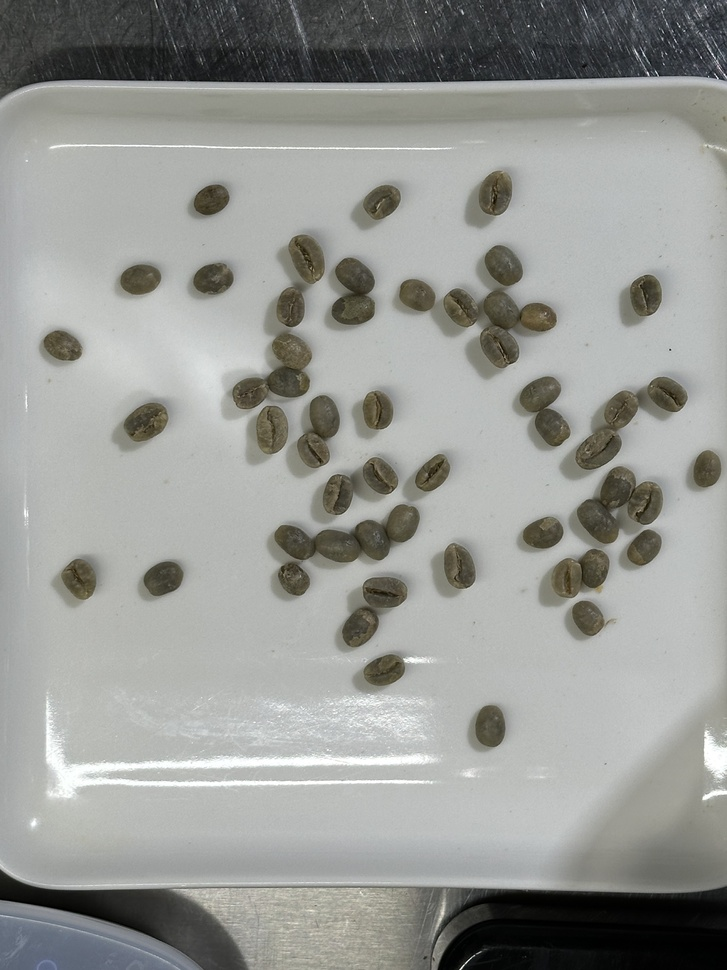
#> input picture crop_coffee_beans/good_coffee_beans.jpeg, 727 x 970 px, shrunk from 3456 x 4608 before the run
$ jupyter execute 'try_use_OpenCV .ipynb'
#> lines starting #> are read from the running program, lines starting #| are printed output that depends on the picture; after the words box and inside, x2 and y2 are one past the last pixel; in counts of white or black regions, pixels touching at a corner belong together
[cell 1]
import cv2
import numpy as np
import os
from matplotlib import pyplot as plt

# 讀取圖片
image_path = "good_coffee_beans.jpeg"
image = cv2.imread(image_path)
#> image is the input picture: shape (970, 727, 3); mean B, G, R 148.6, 152.4, 151

# 轉換為灰階
gray = cv2.cvtColor(image, cv2.COLOR_BGR2GRAY)

# 使用高斯模糊來降低噪聲
blurred = cv2.GaussianBlur(gray, (11, 11), 0)
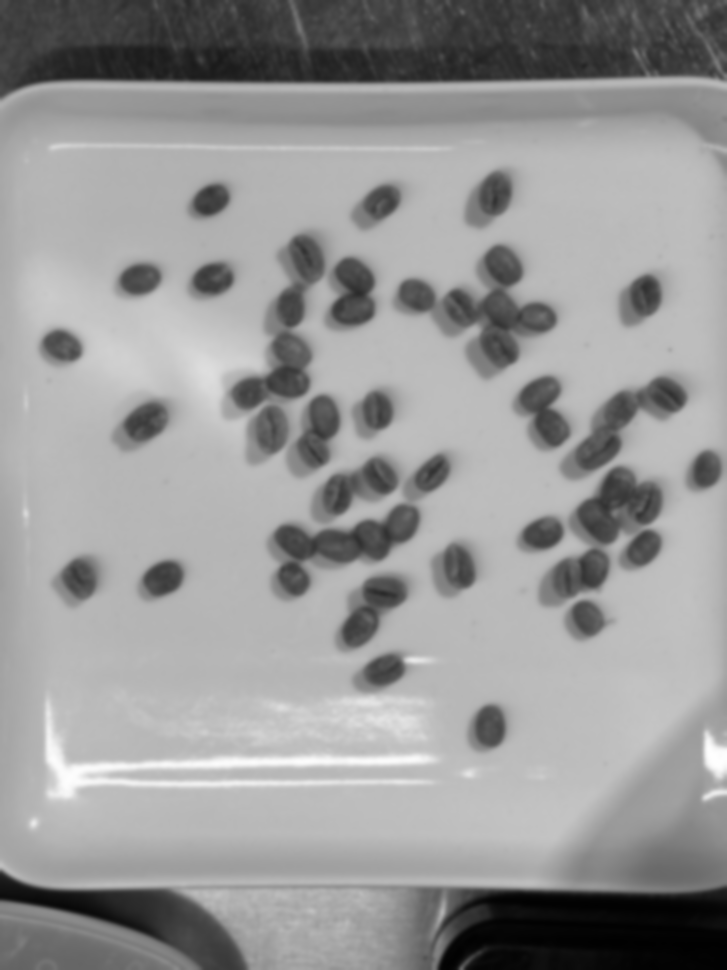
#> blurred: shape (970, 727); min 1, max 255, mean 151.5

# 二值化處理（使用 Otsu 門檻處理）
_, binary = cv2.threshold(blurred, 0, 255, cv2.THRESH_BINARY_INV + cv2.THRESH_OTSU)
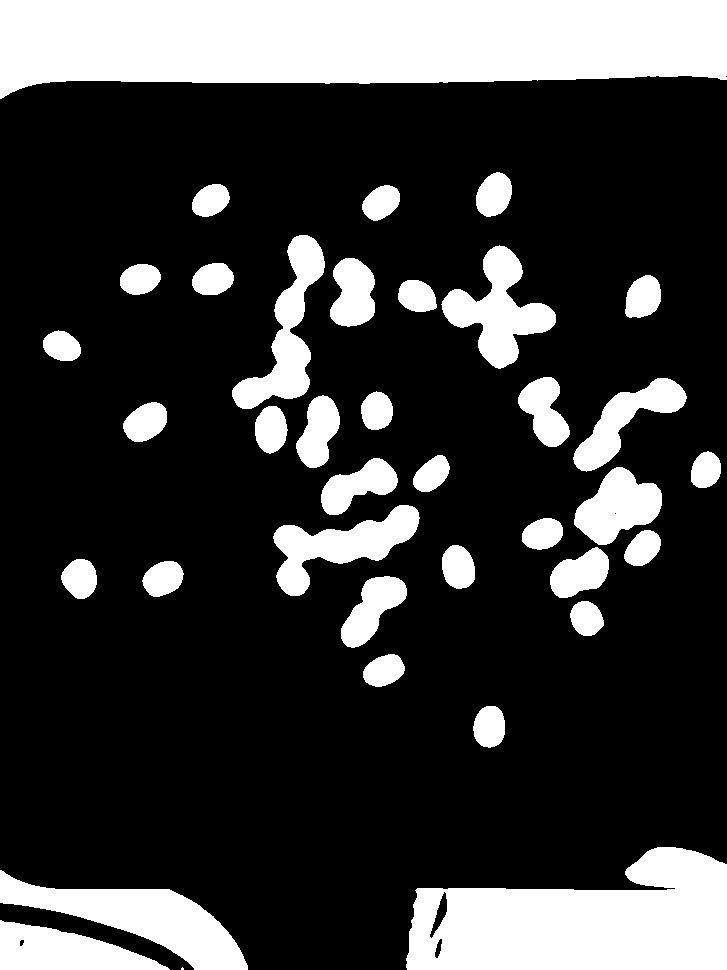
#> binary: shape (970, 727); 23.2% white; 37 white regions (1 under 20 px)

# 找出輪廓
contours, _ = cv2.findContours(binary, cv2.RETR_EXTERNAL, cv2.CHAIN_APPROX_SIMPLE)
#> contours = 37 contours, 1 with area under 20; largest, box (x1, y1, x2, y2) and area: (0, 0, 727, 99) 58572, (406, 847, 727, 970) 28494, (0, 870, 248, 970) 9398, (441, 245, 556, 369) 5831, (232, 235, 325, 409) 5478

# 建立一個資料夾來存放裁切的咖啡豆圖片
output_folder = "corp"
os.makedirs(output_folder, exist_ok=True)

# 繪製輪廓並裁切每顆咖啡豆
bean_images = []
for i, contour in enumerate(contours):
    x, y, w, h = cv2.boundingRect(contour)
    if w > 10 and h > 10:  # 過濾掉過小的雜訊
        bean_crop = image[y:y+h, x:x+w]
        bean_images.append(bean_crop)
        bean_path = os.path.join(output_folder, f"bean_{i}.jpg")
        cv2.imwrite(bean_path, bean_crop)
#> this loop made 37 passes
#> (x, y, w, h) on passes 1 to 12: (181, 967, 3, 3), (0, 920, 170, 50), (0, 870, 248, 100), (406, 847, 321, 123), (473, 706, 32, 42), (363, 654, 42, 33), (570, 601, 34, 35), (341, 576, 66, 72), (142, 561, 42, 36), (61, 559, 36, 40), (550, 547, 59, 51), (442, 545, 33, 44)
#> pass 2, `bean_crop = image[y:y+h, x:x+w]`:
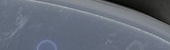
#> bean_crop: shape (50, 170, 3); mean B, G, R 120.6, 108.4, 101.2
#> pass 3, `bean_crop = image[y:y+h, x:x+w]`:
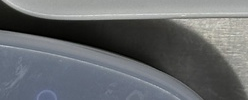
#> bean_crop: shape (100, 248, 3); mean B, G, R 109.1, 106.4, 103.3
#> after the loop, bean_images = 36 items

# 顯示部分裁切結果
num_display = min(10, len(bean_images))  # 顯示最多 10 顆
#> num_display = 10
fig, axes = plt.subplots(1, num_display, figsize=(15, 5))
for idx in range(num_display):
    axes[idx].imshow(cv2.cvtColor(bean_images[idx], cv2.COLOR_BGR2RGB))
    axes[idx].axis("off")
plt.show()
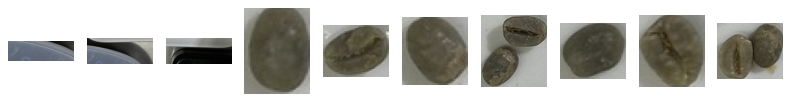
#> figure drawn by matplotlib, 10 panels

# 回傳所有裁切後的圖片路徑
bean_paths = [os.path.join(output_folder, f"bean_{i}.jpg") for i in range(len(bean_images))]
bean_paths
#> Out = 36 items, first 6: 'corp/bean_0.jpg', 'corp/bean_1.jpg', 'corp/bean_2.jpg', 'corp/bean_3.jpg', 'corp/bean_4.jpg', 'corp/bean_5.jpg'
